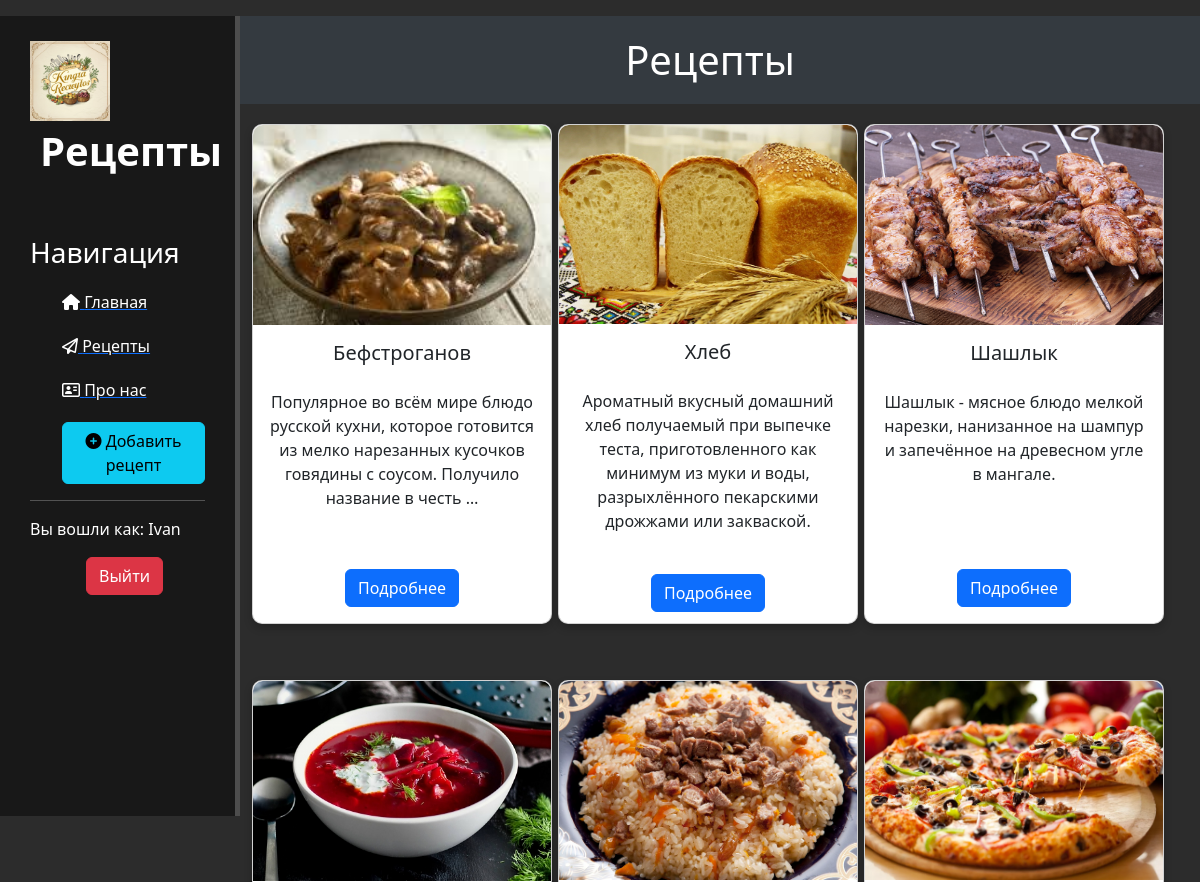
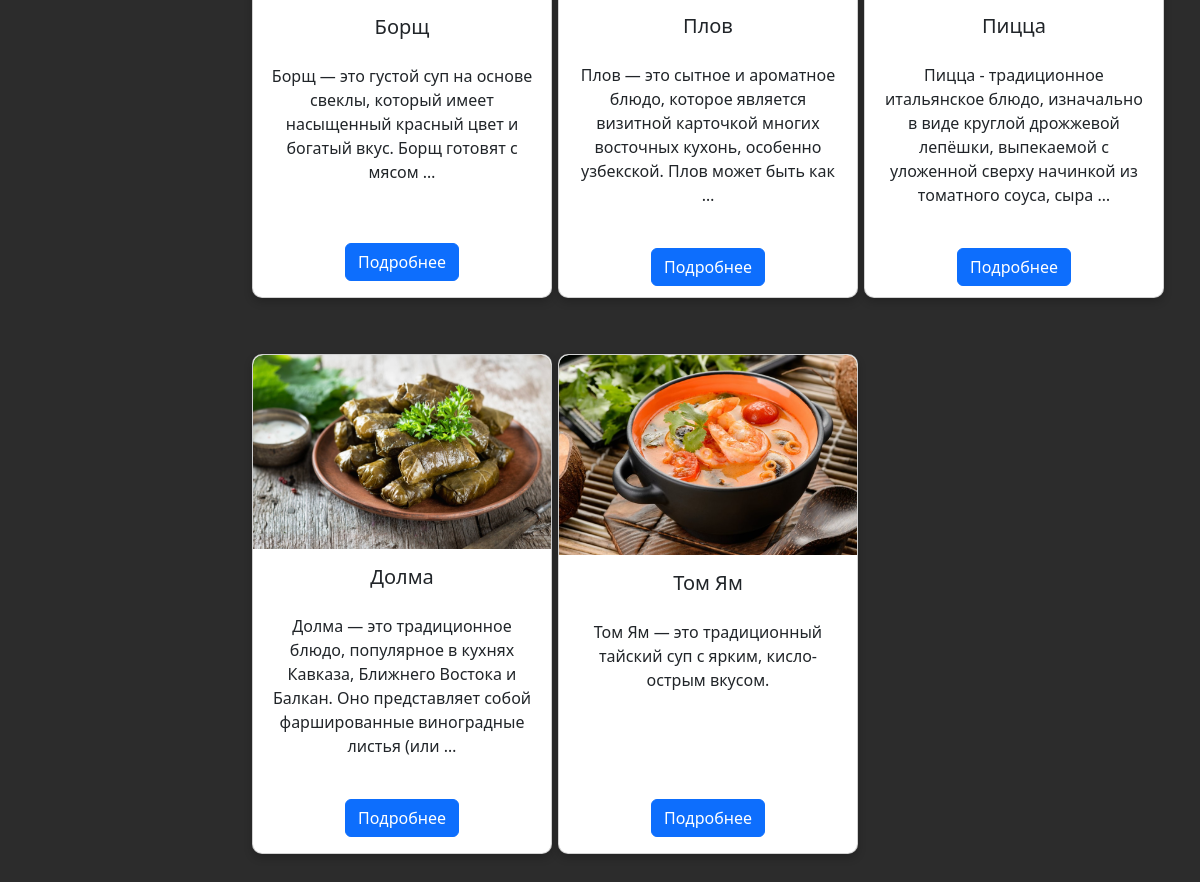
/recipes/ (signed in), run on the app's committed database (2 pictures, top to bottom).
### recipes/models.py (models this page shows, shortened)
class Recipes(models.Model):
    title = models.CharField('Название', max_length=100)
    description = models.TextField('Описание', default='')
    steps = models.TextField('Шаги приготовления', default='')
    cooking_time = models.PositiveIntegerField('Время приготовления (мин)')
    ingredients = models.TextField('Ингредиенты', default='')
    image = models.ImageField('Изображение', upload_to='recipes/', blank=True, null=True)
    date = models.DateTimeField('Дата публикации', auto_now_add=True)
    author = models.ForeignKey(User, on_delete=models.CASCADE, verbose_name='Автор', default=1)
    class Meta:
        verbose_name = 'Рецепт'
        verbose_name_plural = 'Рецепты'

### recipes/views.py (the view)
# urls.py: path('', views.recipes_home, name='recipes_home'),
def recipes_home(request):
    recipes = Recipes.objects.all().order_by('-date')
    return render(request, 'recipes/recipes_home.html', {'recipes': recipes})

### recipes/templates/recipes/recipes_home.html (shortened to what this page needs)
{% extends 'main/layout.html' %}
{% block content %}
<h1 class="recipes-title">Рецепты</h1>
<div class="container">
    <div class="row">
        {% for recipe in recipes %}
        <div class="col-md-4">
            <div class="card">
                {% if recipe.image %}
                <img src="{{ recipe.image.url }}" class="card-img-top" alt="{{ recipe.title }}">
                {% endif %}
                <div class="card-body">
                    <h5 class="card-title">{{ recipe.title }}</h5>
                    <p class="card-text">{{ recipe.description|truncatewords:20 }}</p>
                    <a href="{% url 'recipes-detail' pk=recipe.pk %}" class="btn btn-primary">Подробнее</a>
                </div>
            </div>
        </div>
        {% empty %}
        <p>Рецептов пока нет.</p>
        {% endfor %}
    </div>
</div>
{% endblock %}

### main/templates/main/layout.html (shortened to what this page needs)
{% load static %}
<!doctype html>
<html lang="en">
<head>
    <link rel="stylesheet" href="https://cdn.jsdelivr.net/npm/bootstrap@5.3.3/dist/css/bootstrap.min.css">
    <link rel="stylesheet" href="{% static 'main/css/main.css' %}">
    <link rel="stylesheet" href="https://use.fontawesome.com/releases/v6.5.2/css/all.css">
</head>
<body>
    <aside>
        <img src="{% static 'main/img/logo.jpg' %}" alt="Лого">
        <span class="logo">Рецепты</span>
        <h3>Навигация</h3>
        <ul>
            <a href="{% url 'home' %}"><li><i class="fa-solid fa-house"></i> Главная</li></a>
            <a href="{% url 'recipes_home' %}"><li><i class="fa-regular fa-paper-plane"></i> Рецепты</li></a>
            <a href="{% url 'about' %}"><li><i class="fa-regular fa-address-card"></i> Про нас</li></a>
            <li>
                {% if user.is_authenticated %}
                    <a href="{% url 'create' %}" class="btn btn-info">
                        <i class="fas fa-plus-circle"></i> Добавить рецепт
                    </a>
                {% else %}
                    <a href="{% url 'login' %}" class="btn btn-secondary">
                        <i class="fas fa-sign-in-alt"></i> Войдите, чтобы добавить рецепт
                    </a>
                {% endif %}
            </li>
        </ul>
        <hr>
        <div>
            {% if user.is_authenticated %}
                <p>Вы вошли как: {{ user.username }}</p>
                <form action="{% url 'logout' %}" method="post" style="display:inline;">
                    <button type="submit" class="btn btn-danger">Выйти</button>
                </form>
            {% else %}
                <a href="{% url 'login' %}" class="btn btn-primary">Вход</a>
                <a href="{% url 'register' %}" class="btn btn-success">Регистрация</a>
            {% endif %}
        </div>
    </aside>
    <main>
        {% block content %}
        {% endblock %}
    </main>
</body>
</html>

### main/static/main/css/main.css (style rules this page uses)
body { background: #2c2c2c; }
aside { float: left; background: #181818; width: 20%; padding: 2.5%; height: 100vh; color: #fff; border-right: 5px solid #4d4d4d; }
aside img { width: 80px; float: left; position: relative; top: -5px; }
aside .logo { font-size: 40px; margin-left: 10px; font-weight: bold; position: relative; top: -5px; }
aside h3 { margin-top: 50px; font-size 28px; }
aside ul { list-style: none }
aside ul li { color: #fff; display: block; margin-top: 20px; transition: transform .6s ease; }
form { margin-left: 32%; width: 500px; margin-top: 50px; }
.recipes-title { color: #fff; background-color: #343a40; padding: 20px; text-align: center; margin-bottom: 20px; }
.card-body { display: flex; flex-wrap: wrap; gap: 15px; justify-content: center; flex-grow: 1; flex-direction: column; justify-content: space-between; }
.card { background: #fff; border-radius: 8px; overflow: hidden; width: 300px; text-align: center; margin-bottom: 50px; display: flex; flex-direction: column; justify-content: space-between; height: 90%; border-radius: 10px; box-shadow: 0px 4px 8px rgba(0, 0, 0, 0.2); }
.card-img-top { width: 100%; height: 200px; object-fit: cover; border-top-left-radius: 10px; border-top-right-radius: 10px; }
.card-title { font-size: 20px; margin-bottom: 10px; text-align: center; }
.card-text { flex-grow: 1; font-size: 16px; }
.card .btn { margin-top: 10px; align-self: center; }

### data on the page
Recipes: image (picture), title "Бефстроганов", description "Популярное во всём мире блюдо русской кухни, которое готовится из мелко нарезанных кусочков говядины с соусом. Получило название в честь …"
Recipes: image (picture), title "Хлеб", description "Ароматный вкусный домашний хлеб получаемый при выпечке теста, приготовленного как минимум из муки и воды, разрыхлённого пекарскими дрожжами или закваской."
Recipes: image (picture), title "Шашлык", description "Шашлык - мясное блюдо мелкой нарезки, нанизанное на шампур и запечённое на древесном угле в мангале."
Recipes: image (picture), title "Борщ", description "Борщ — это густой суп на основе свеклы, который имеет насыщенный красный цвет и богатый вкус. Борщ готовят с мясом …"
Recipes: image (picture), title "Плов", description "Плов — это сытное и ароматное блюдо, которое является визитной карточкой многих восточных кухонь, особенно узбекской. Плов может быть как …"
Recipes: image (picture), title "Пицца", description "Пицца - традиционное итальянское блюдо, изначально в виде круглой дрожжевой лепёшки, выпекаемой с уложенной сверху начинкой из томатного соуса, сыра …"
Recipes: image (picture), title "Долма", description "Долма — это традиционное блюдо, популярное в кухнях Кавказа, Ближнего Востока и Балкан. Оно представляет собой фаршированные виноградные листья (или …"
Recipes: image (picture), title "Том Ям", description "Том Ям — это традиционный тайский суп с ярким, кисло-острым вкусом."

### other printed values
{{ user.username }} "Ivan"
